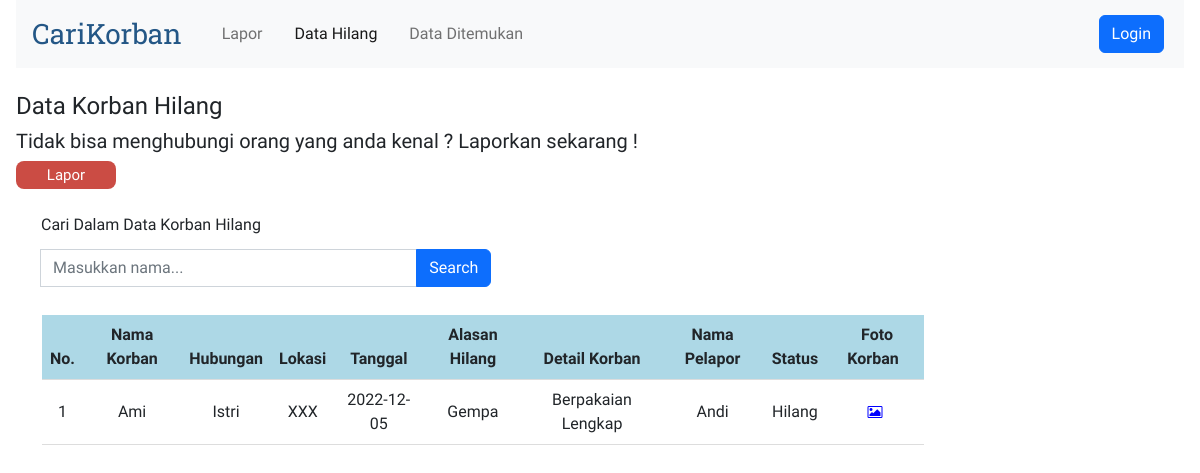
The page /views/datahilang.php?cari=Ami on the database its author committed.
### tables this page shows
CREATE TABLE `korban` (
  `idx` int(11) NOT NULL,
  `nama_korban` varchar(30) NOT NULL,
  `hubungan` varchar(10) NOT NULL,
  `lokasi` varchar(20) NOT NULL,
  `tanggal` varchar(30) NOT NULL,
  `alasan_hilang` varchar(30) NOT NULL,
  `detail` varchar(255) NOT NULL,
  `nama_pelapor` varchar(30) NOT NULL,
  `telepon` varchar(30) NOT NULL,
  `email` varchar(30) NOT NULL,
  `status` varchar(30) NOT NULL,
  `nama_gambar` varchar(255),
  `file_gambar` longblob
);

### connection.php (called while the page is built)
<?php
abstract class Connection
{
    protected function get_connection()
    {
        $host = "localhost";
        $database = "carikorban";
        $username = "root";
        $password = "";
        $connect = new mysqli($host, $username, $password, $database);
        return $connect;
    }
}

### models/korban.php (called while the page is built, shortened)
<?php
include '..\connection.php';
class KorbanHilang extends Korban
{
    private $conn;
    public function __construct()
    {
        $this->conn = $this->get_connection();
    }
    public function search($cari)
    {
        $sql = "SELECT * FROM korban WHERE nama_korban LIKE '%$cari%' AND status = 'Hilang'";
        $bind = $this->conn->query($sql);
        while ($obj = $bind->fetch_object()) {
            $baris[] = $obj;
        }
        if (!empty($baris)) {
            return $baris;
        }
    }
}

### views/datahilang.php (the view, shortened to what this page needs)
<?php
include '..\models\korban.php';
$model2 = new KorbanHilang();
$index = 1;
?>
<!doctype html>
<html lang="en">
<head>
    <link rel="stylesheet" href="https://cdnjs.cloudflare.com/ajax/libs/font-awesome/4.7.0/css/font-awesome.min.css">
    <link href="https://cdn.jsdelivr.net/npm/bootstrap@5.2.3/dist/css/bootstrap.min.css" rel="stylesheet"
>
</head>
<body>
    <div>
        <nav class="navbar navbar-expand-lg bg-light">
            <div class="container-fluid">
                <a class="navbar-brand logo" href="#">CariKorban</a>
                <div class="collapse navbar-collapse" id="navbarCollapse">
                    <ul class="navbar-nav me-auto mb-2 mb-lg-0">
                        <li class="nav-item">
                            <a class="nav-link" aria-current="page" href="lapor.php">Lapor</a>
                        </li>
                        <li class="nav-item">
                            <a class="nav-link active" href="datahilang.php">Data Hilang</a>
                        </li>
                        <li class="nav-item">
                            <a class="nav-link" href="dataditemukan.php">Data Ditemukan</a>
                        </li>
                    </ul>
                    <?php
                    if ($_SESSION['role'] == 'Admin') { ?>
                        <a href="logout.php"><button type="button"
                                class="d-flex btn btn-danger my-2 my-sm-0">Logout</button></a>
                        <?php
                    } else { ?>
                        <a href="login.php"><button type="button"
                                class="d-flex btn btn-primary my-2 my-sm-0">Login</button></a>
                        <?php
                    } ?>
                </div>
            </div>
        </nav>
        <br>
        <h4>Data Korban Hilang</h4>
        <h5>Tidak bisa menghubungi orang yang anda kenal ? Laporkan sekarang !</h5>
        <a href="lapor.php" class="btn btn-submit">Lapor</a>
        <br>
        <form action="datahilang.php" method="get">
            <br>
            <label class="form-label">Cari Dalam Data Korban Hilang</label>
            <div class="input-group my-1" style="width: 40%;">
                <br>
                <input class="form-control" type="search" name="cari" placeholder="Masukkan nama...">
                <button class="btn btn-primary" type="submit" id="button-addon2" value="cari">Search</button>
            </div>
        </form>
        <br>
        <table border="1">
            <table class="table align-middle mb-0 bg-white">
                <thead style="background-color: lightblue;">
                    <tr>
                        <th>No.</th>
                        <th>Nama Korban</th>
                        <th>Hubungan</th>
                        <th>Lokasi</th>
                        <th>Tanggal</th>
                        <th>Alasan Hilang</th>
                        <th>Detail Korban</th>
                        <th>Nama Pelapor</th>
                        <th>Status</th>
                        <?php if ($_SESSION['role'] == 'Guest') { ?>
                            <th><a title="Lihat Foto">Foto Korban</a></th>
                        <?php } else { ?>
                            <th><a title="Operasi">Operasi</a></th>
                        <?php } ?>
                    </tr>
                </thead>
                <tbody>
                    <?php
                    if (isset($_GET['cari'])) {
                        $cari = $_GET['cari'];
                        $result = $model2->search($cari);
                    } else {
                        $result = $model2->tampil_data();
                    }
                    if (!empty($result)) {
                        foreach ($result as $data): ?>
                            <tr>
                                <td>
                                    <?= $index++ ?>
                                </td>
                                <td>
                                    <?= $data->nama_korban ?>
                                </td>
                                <td>
                                    <?= $data->hubungan ?>
                                </td>
                                <td>
                                    <?= $data->lokasi ?>
                                </td>
                                <td>
                                    <?= $data->tanggal ?>
                                </td>
                                <td>
                                    <?= $data->alasan_hilang ?>
                                </td>
                                <td>
                                    <?= $data->detail ?>
                                </td>
                                <td>
                                    <?= $data->nama_pelapor ?>
                                </td>
                                <td>
                                    <?= $data->status ?>
                                </td>
                                <td>
                                    <?php if ($_SESSION['role'] == 'Guest') { ?>
                                        <a title="Lihat Foto" name="foto" id="foto" target="_blank" rel="noopener noreferrer"
                                            href="lihatfoto.php?idx=<?= $data->idx ?>"><i class="fa fa-picture-o"
                                                style="font-size:14px;color:blue"></i></a>
                                    <?php } ?>
                                </td>
                            </tr>
                        <?php endforeach;
                    } else { ?>
                        <tr>
                            <td colspan="9">Belum ada data korban hilang.</td>
                        </tr>
                    <?php } ?>
                </tbody>
            </table>
    </div>
</body>
</html>

### views/datahilang.php (style rules this page uses)
*, html, body { margin: 0 4px; padding: 0; }
body { font-family: 'Readex Pro'; }
a { text-decoration: none; }
.logo { font-family: 'Roboto Slab'; font-size: 28px; color: #245786; }
form { margin: 0 25px; }
.table { width: 75%; text-align: center; border-bottom: 1px solid #ddd; border-collapse: collapse; margin: 0 30px; }
.btn-submit { background-color: #CB4C44; color: white; border-radius: 8px; border: none; color: #FFFFFF; text-align: center; font-size: 15px; padding: 3px; width: 100px; }

### rows shown on the page
korban: nama_korban "Ami", hubungan "Istri", lokasi "XXX", tanggal "2022-12-05", alasan_hilang "Gempa", detail "Berpakaian Lengkap", nama_pelapor "Andi", status "Hilang"
